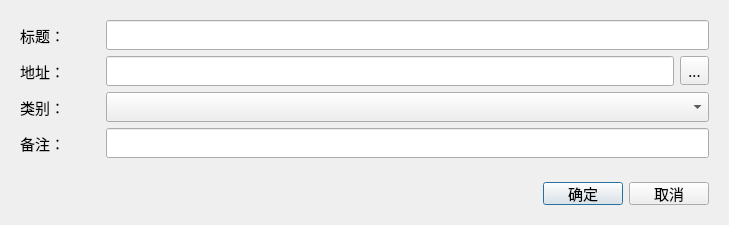
<?xml version="1.0" encoding="UTF-8"?>
<ui version="4.0">
 <class>EditUrlDialog</class>
 <widget class="QDialog" name="EditUrlDialog">
  <property name="geometry">
   <rect>
    <x>0</x>
    <y>0</y>
    <width>729</width>
    <height>221</height>
   </rect>
  </property>
  <property name="font">
   <font>
    <family>微软雅黑</family>
    <pointsize>11</pointsize>
   </font>
  </property>
  <property name="windowTitle">
   <string>Dialog</string>
  </property>
  <layout class="QVBoxLayout" name="verticalLayout">
   <item>
    <widget class="QWidget" name="widget_2" native="true">
     <layout class="QVBoxLayout" name="verticalLayout_2">
      <item>
       <layout class="QHBoxLayout" name="horizontalLayout">
        <item>
         <widget class="QLabel" name="label">
          <property name="minimumSize">
           <size>
            <width>80</width>
            <height>0</height>
           </size>
          </property>
          <property name="maximumSize">
           <size>
            <width>80</width>
            <height>16777215</height>
           </size>
          </property>
          <property name="text">
           <string>标题：</string>
          </property>
         </widget>
        </item>
        <item>
         <widget class="QLineEdit" name="edtName"/>
        </item>
       </layout>
      </item>
      <item>
       <layout class="QHBoxLayout" name="horizontalLayout_2">
        <item>
         <widget class="QLabel" name="label_2">
          <property name="minimumSize">
           <size>
            <width>80</width>
            <height>0</height>
           </size>
          </property>
          <property name="maximumSize">
           <size>
            <width>80</width>
            <height>16777215</height>
           </size>
          </property>
          <property name="text">
           <string>地址：</string>
          </property>
         </widget>
        </item>
        <item>
         <widget class="QLineEdit" name="edtUrl"/>
        </item>
        <item>
         <widget class="QToolButton" name="btnOpen">
          <property name="text">
           <string>...</string>
          </property>
          <property name="icon">
           <iconset resource="../app.qrc">
            <normaloff>:/res/folder.png</normaloff>:/res/folder.png</iconset>
          </property>
         </widget>
        </item>
       </layout>
      </item>
      <item>
       <layout class="QHBoxLayout" name="horizontalLayout_3">
        <item>
         <widget class="QLabel" name="label_3">
          <property name="minimumSize">
           <size>
            <width>80</width>
            <height>0</height>
           </size>
          </property>
          <property name="maximumSize">
           <size>
            <width>80</width>
            <height>16777215</height>
           </size>
          </property>
          <property name="text">
           <string>类别：</string>
          </property>
         </widget>
        </item>
        <item>
         <widget class="QComboBox" name="cbbCategory"/>
        </item>
       </layout>
      </item>
      <item>
       <layout class="QHBoxLayout" name="horizontalLayout_5">
        <item>
         <widget class="QLabel" name="label_4">
          <property name="minimumSize">
           <size>
            <width>80</width>
            <height>0</height>
           </size>
          </property>
          <property name="maximumSize">
           <size>
            <width>80</width>
            <height>16777215</height>
           </size>
          </property>
          <property name="text">
           <string>备注：</string>
          </property>
         </widget>
        </item>
        <item>
         <widget class="QLineEdit" name="edtRemark"/>
        </item>
       </layout>
      </item>
     </layout>
    </widget>
   </item>
   <item>
    <widget class="QWidget" name="widget" native="true">
     <property name="minimumSize">
      <size>
       <width>0</width>
       <height>41</height>
      </size>
     </property>
     <property name="maximumSize">
      <size>
       <width>16777215</width>
       <height>41</height>
      </size>
     </property>
     <layout class="QHBoxLayout" name="horizontalLayout_4">
      <item>
       <spacer name="horizontalSpacer">
        <property name="orientation">
         <enum>Qt::Horizontal</enum>
        </property>
        <property name="sizeHint" stdset="0">
         <size>
          <width>518</width>
          <height>20</height>
         </size>
        </property>
       </spacer>
      </item>
      <item>
       <widget class="QPushButton" name="btnOK">
        <property name="text">
         <string>确定</string>
        </property>
       </widget>
      </item>
      <item>
       <widget class="QPushButton" name="btnCancel">
        <property name="text">
         <string>取消</string>
        </property>
       </widget>
      </item>
     </layout>
    </widget>
   </item>
  </layout>
 </widget>
 <resources>
  <include location="../app.qrc"/>
 </resources>
 <connections/>
</ui>
